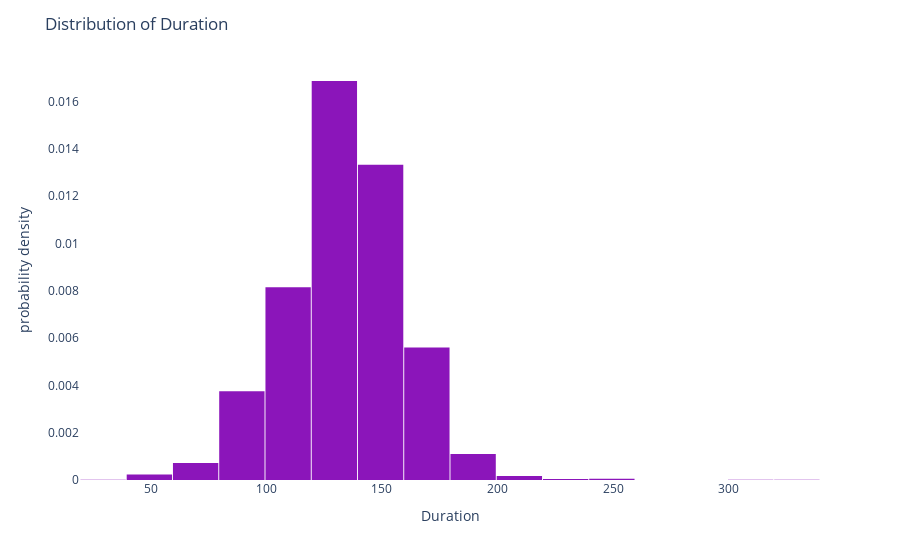

Notebook source saved alongside this figure:
### Code cell
#Plot Distribution of Duration
duration_fig=px.histogram(df, x='Duration', histnorm='probability density', nbins=30, color_discrete_sequence=['#8B15BA'])
duration_fig.update_layout(title='Distribution of Duration', bargap=0.02, plot_bgcolor='white')
duration_fig.show();

### Figure 1 — Plotly figure (JSON) as saved in the notebook; plotly's stock layout.template omitted (floating-point values rounded to 4 significant figures; data arrays with more than 128 entries replaced by an {"elided": "..."} marker saying what was removed)
{"data": [{"alignmentgroup": "True", "bingroup": "x", "histnorm": "probability density", "hovertemplate": "Duration=%{x}<br>probability density=%{y}<extra></extra>", "legendgroup": "", "marker": {"color": "#8B15BA", "pattern": {"shape": ""}}, "name": "", "nbinsx": 30, "offsetgroup": "", "orientation": "v", "showlegend": false, "type": "histogram", "x": {"elided": "5659 int values"}, "xaxis": "x", "yaxis": "y"}], "layout": {"bargap": 0.02, "barmode": "relative", "legend": {"tracegroupgap": 0}, "margin": {"t": 60}, "plot_bgcolor": "white", "title": {"text": "Distribution of Duration"}, "xaxis": {"anchor": "y", "domain": [0, 1], "title": {"text": "Duration"}}, "yaxis": {"anchor": "x", "domain": [0, 1], "title": {"text": "probability density"}}}}
